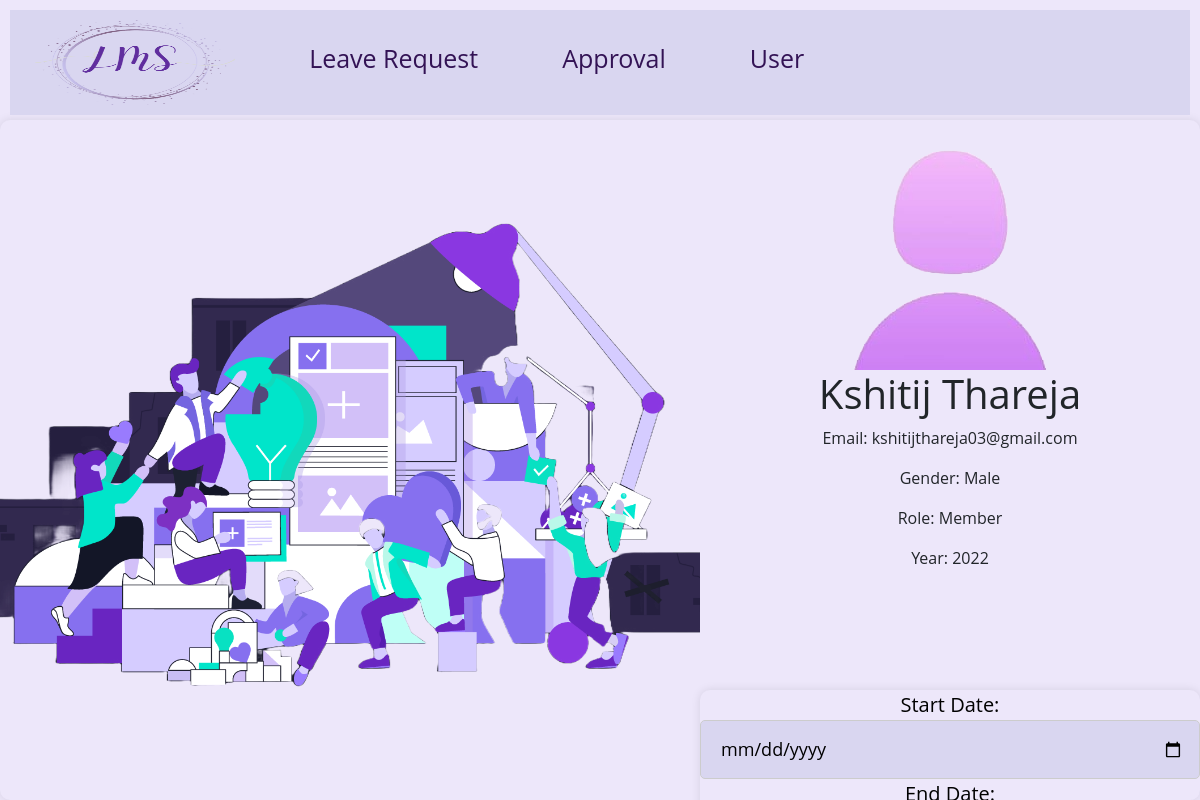
Page /lms/user/2 on the committed database.
### lms/models.py (models this page shows, shortened)
class Members(models.Model):
    user = models.ForeignKey(User,on_delete=models.CASCADE,default=1)
    username = models.CharField(max_length=100)
    first_name = models.CharField(max_length=50)
    gender=models.CharField(max_length=50)
    status = models.CharField(max_length=100)
    email = models.EmailField()
    year = models.IntegerField()
    mentee = models.CharField(max_length=100)
    mentor = models.CharField(max_length=100)
    mentoremail=models.CharField(max_length=100)
    image=models.ImageField(upload_to='profile_image', blank=True)
    n_approved= models.IntegerField()

### lms/views.py (the view, shortened to what this page needs)
# urls.py: path('user/<int:id>', views.user, name='user'),
def user(request, id):
    user = get_object_or_404(Members, id=id)
    members = Members.objects.all()
    leave = Leave.objects.all()
    context = {'members': members, 'id': id, 'leave': leave}
    return render(request, 'dashboard/user.html', context)

### lms/templates/dashboard/user.html (shortened to what this page needs)
{% load static %}
<!DOCTYPE html>
<html>
<head>
    <link rel="stylesheet" href="https://cdn.jsdelivr.net/npm/bootstrap@5.1.3/dist/css/bootstrap.min.css">
    <link rel="stylesheet" href="https://cdnjs.cloudflare.com/ajax/libs/Chart.js/2.8.0/Chart.min.css" />
</head>
<body>
    <div class="navbar-container">
        <nav>
            <ul>
                <li class="logo"><a href="/ "><img src="{% static "images/Logo.png" %}" style="height: 85px; width: 200px;"></a></li>
                <li class="grey"><a href="leave">Leave Request</a></li>
                <li class="grey"><a href="approve">Approval</a></li>
                <li class="grey"><a href="lms">User</a></li>
            </ul>
        </nav>
    </div>
    <div class="form-container">
        <div class="left-image"></div>
        <div class="b">
            <div class="b-content">
                {% for member in members %}
                    {% if member.id == id %}
                        <img src="{% static "images/person1.png" %}" alt="{{ member.first_name }}">
                        <h1>{{ member.first_name }}</h1>
                        <p>Email: {{ member.email }}</p>
                        <p>Gender: {{ member.gender }}</p>
                        <p>Role: {{ member.status }}</p>
                        <p>Year: {{ member.year }}</p>
                    {% endif %}
                {% endfor %}
            </div>
            <div class="form-container">
                <form method="post">
                    <label for="start-date">Start Date:</label>
                    <br>
                    <input type="date" id="start-date" name="start-date">
                    <br>
                    <label for="end-date">End Date:</label>
                    <br>
                    <br>
                    <br>
                </form>
            </div>
        </div>
    </div>
  </body>
</html>

### rows in the picture
Members: first_name "Kshitij Thareja", email "kshitijthareja03@gmail.com", gender "Male", status "Member", year "2022"
